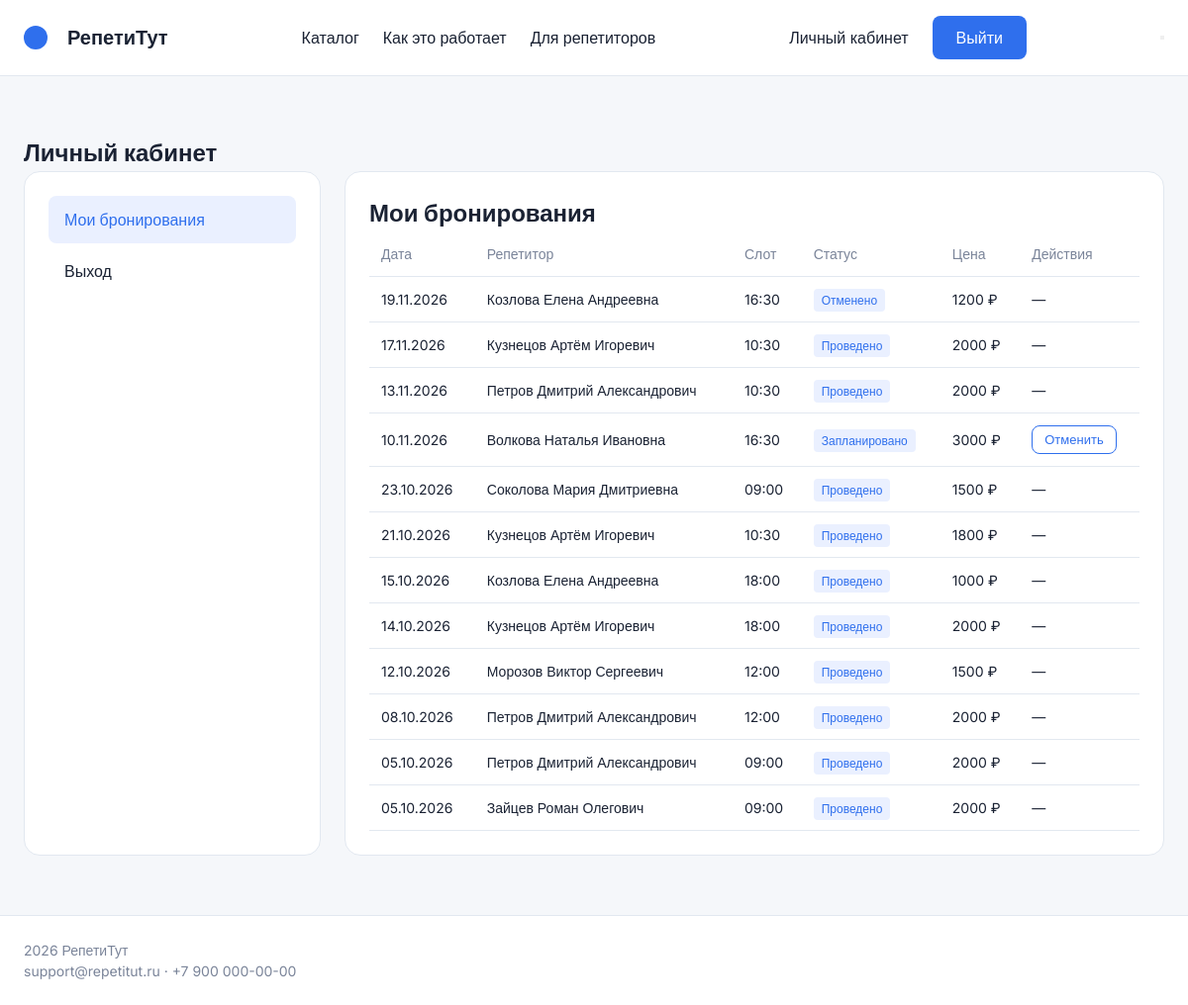
The page /cabinet/ (signed in) on the database as committed earlier.
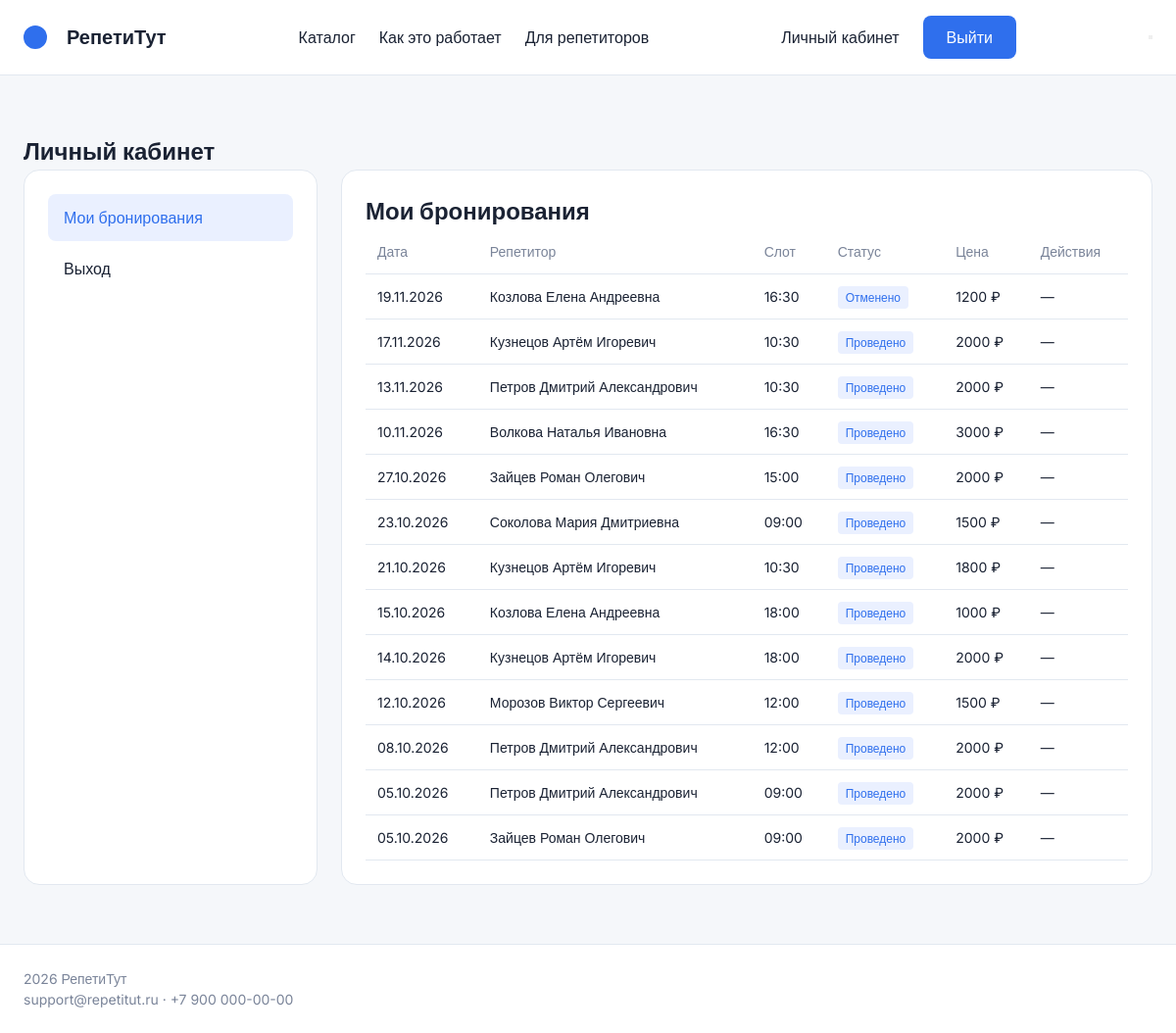
The same page on the database as committed later.
### app/models.py (models this page shows, shortened)
class Lesson(models.Model):
    slot = models.OneToOneField(LessonSlot, on_delete=models.PROTECT, related_name="lesson", verbose_name="Слот")
    client = models.ForeignKey(Client, on_delete=models.PROTECT, related_name="lessons", verbose_name="Клиент")
    subject = models.ForeignKey(Subject, on_delete=models.PROTECT, related_name="lessons", verbose_name="Предмет")
    package = models.ForeignKey(LessonPackage, on_delete=models.SET_NULL, null=True, blank=True, verbose_name="Оплачено пакетом")
    price = models.DecimalField(verbose_name="Стоимость занятия", max_digits=8, decimal_places=2)
    status = models.CharField(verbose_name="Статус занятия", max_length=10, default="planned", choices=[("planned", "Запланировано"), ("completed", "Проведено"), ("cancelled", "Отменено")])
    comment = models.TextField(verbose_name="Комментарий", blank=True, default="")
    class Meta:
        verbose_name = "Занятие"
        verbose_name_plural = "Занятия"
        ordering = ['-id']
        constraints = [
            db_check(Q(price__gt=0), "app_lesson_price_positive"),
        ]

class LessonSlot(models.Model):
    tutor = models.ForeignKey(Tutor, on_delete=models.CASCADE, related_name="slots", verbose_name="Репетитор")
    date = models.DateField(verbose_name="Дата")
    start_time = models.TimeField(verbose_name="Начало")
    end_time = models.TimeField(verbose_name="Окончание")
    status = models.CharField(verbose_name="Статус окна", max_length=10, default="free", choices=[("free", "Свободно"), ("booked", "Забронировано"), ("blocked", "Заблокировано")])
    class Meta:
        verbose_name = "Слот в расписании"
        verbose_name_plural = "Слоты в расписании"
        ordering = ['-date', 'start_time']
        constraints = [
            db_check(Q(start_time__lt=F("end_time")), "app_slot_time_valid"),
            models.UniqueConstraint(fields=['tutor', 'date', 'start_time'], name="app_slot_unique_tutor_datetime"),
        ]

class Tutor(models.Model):
    user = models.OneToOneField(User, on_delete=models.CASCADE, related_name="tutor_profile", null=True, blank=True)
    full_name = models.CharField(verbose_name="ФИО", max_length=150)
    email = models.EmailField(verbose_name="Электронная почта", max_length=100, unique=True)
    phone = models.CharField(verbose_name="Телефон", max_length=20)
    experience_years = models.PositiveSmallIntegerField(verbose_name="Опыт (лет)", default=1)
    rating = models.FloatField(verbose_name="Рейтинг", default=4.0)
    is_active = models.BooleanField(verbose_name="Активен", default=True)
    class Meta:
        verbose_name = "Репетитор"
        verbose_name_plural = "Репетиторы"
        ordering = ['full_name']
        constraints = [
            db_check(Q(rating__gte=1.0, rating__lte=5.0), "app_tutor_rating_range"),
        ]

### app/views.py (the view)
# urls.py: path('cabinet/', views.cabinet, name='cabinet'),
@login_required
def cabinet(request):
    try:
        client = request.user.client_profile
        lessons = Lesson.objects.filter(client=client).select_related('slot__tutor', 'subject').order_by('-slot__date')
    except Client.DoesNotExist:
        lessons = []
    context = {'lessons': lessons}
    return render(request, 'app/cabinet.html', context)

### app/templates/app/cabinet.html (shortened to what this page needs)
{% extends 'app/base.html' %}
{% block content %}
<section class="catalog-section">
    <div class="container">
        <h1 class="page-title">Личный кабинет</h1>
        <div class="cabinet-layout">
            <aside class="cabinet-sidebar">
                <a href="#" class="cabinet-nav-item active">Мои бронирования</a>
                <a href="{% url 'app:logout' %}" class="cabinet-nav-item">Выход</a>
            </aside>
            <div class="cabinet-content">
                <div class="card-section">
                    <h2>Мои бронирования</h2>
                    <table class="bookings-table">
                        <thead>
                            <tr>
                                <th>Дата</th>
                                <th>Репетитор</th>
                                <th>Слот</th>
                                <th>Статус</th>
                                <th>Цена</th>
                                <th>Действия</th>
                            </tr>
                        </thead>
                        <tbody>
                            {% for lesson in lessons %}
                            <tr>
                                <td>{{ lesson.slot.date|date:"d.m.Y" }}</td>
                                <td>{{ lesson.slot.tutor.full_name }}</td>
                                <td>{{ lesson.slot.start_time|time:"H:i" }}</td>
                                <td>
                                    <span class="status-badge status-{{ lesson.status }}">
                                        {{ lesson.get_status_display }}
                                    </span>
                                </td>
                                <td>{{ lesson.price|floatformat:0 }} ₽</td>
                                <td>
                                    {% if lesson.status == 'planned' %}
                                        <button type="button" class="btn-outline btn-cancel" data-id="{{ lesson.id }}">Отменить</button>
                                    {% else %}
                                        —
                                    {% endif %}
                                </td>
                            </tr>
                            {% empty %}
                            <tr>
                                <td colspan="6" class="text-center">У вас пока нет бронирований.</td>
                            </tr>
                            {% endfor %}
                        </tbody>
                    </table>
                </div>
            </div>
        </div>
    </div>
</section>
{% endblock %}

### app/templates/app/base.html (shortened to what this page needs)
{% load static %}
<!DOCTYPE html>
<html lang="ru">
<head>
    <link rel="stylesheet" href="{% static 'css/style.css' %}">
</head>
<body>
    <header class="header">
        <div class="container header-container">
            <a href="{% url 'app:index' %}" class="logo">
                 РепетиТут
            </a>
            <nav class="nav">
                <a href="{% url 'app:catalog' %}">Каталог</a>
                <a href="{% url 'app:how_it_works' %}">Как это работает</a>
                <a href="#">Для репетиторов</a>
            </nav>
            <div class="auth-buttons">
                {% if user.is_authenticated %}
                    <a href="{% url 'app:cabinet' %}" class="btn-login">Личный кабинет</a>
                    <a href="{% url 'app:logout' %}" class="btn-register">Выйти</a>
                {% else %}
                    <a href="{% url 'app:login' %}" class="btn-login">Войти</a>
                    <a href="#" class="btn-register">Регистрация</a>
                {% endif %}
            </div>
            <button class="burger-menu" type="button" aria-label="Меню">
            </button>
        </div>
    </header>
    <main>
        {% block content %}{% endblock %}
    </main>
    <footer class="footer">
        <div class="container footer-container">
            <p>2026 РепетиТут</p>
            <p>support@repetitut.ru · +7 900 000-00-00</p>
        </div>
    </footer>
</body>
</html>

### app/static/css/style.css (style rules this page uses)
:root { --p: #2F6FED; --t: #1A2233; --m: #7A8499; --b: #F5F7FA; --w: #FFFFFF; --br: #E2E8F0; --bg: #EAF0FF; }
* { margin: 0; padding: 0; box-sizing: border-box; }
body { font-family: 'Inter', sans-serif; background: var(--b); color: var(--t); line-height: 1.5; }
a { text-decoration: none; color: inherit; }
.container { max-width: 1280px; margin: 0 auto; padding: 0 24px; }
.header { background: var(--w); border-bottom: 1px solid var(--br); padding: 16px 0; position: sticky; top: 0; z-index: 100; }
.header-container, .nav, .auth-buttons, .hero-container, .stats-container, .catalog-layout, .tutor-detail-layout, .booking-layout, .cabinet-layout { display: flex; gap: 24px; }
.nav, .auth-buttons { align-items: center; }
.header-container, .stats-container, .footer-container { justify-content: space-between; align-items: center; }
.logo { display: flex; align-items: center; gap: 10px; font-weight: 700; font-size: 20px; }
.logo::before { content: ""; width: 24px; height: 24px; background: var(--p); border-radius: 50%; }
.nav a { font-weight: 500; }
.btn, .btn-primary, .btn-register, .btn-outline { padding: 10px 24px; border-radius: 8px; font-weight: 500; text-align: center; cursor: pointer; border: none; display: inline-block; }
.btn-primary, .btn-register { background: var(--p); color: var(--w); }
.hero, .catalog-section { padding: 60px 0; }
.subtitle, .tutor-desc, .price, .breadcrumbs, .benefits-list, .footer-container { color: var(--m); font-size: 14px; }
.tutor-card, .card-section, .filters-sidebar, .booking-summary, .auth-card, .cabinet-sidebar { background: var(--w); border: 1px solid var(--br); border-radius: 16px; padding: 24px; }
.filters-sidebar, .tutor-sidebar, .booking-summary, .cabinet-sidebar { width: 300px; flex-shrink: 0; }
.catalog-content, .tutor-main-info, .booking-form-area, .cabinet-content { flex: 1; }
.cabinet-nav-item { display: block; padding: 12px 16px; border-radius: 8px; margin-bottom: 4px; font-weight: 500; }
.cabinet-nav-item.active { background: var(--bg); color: var(--p); }
.bookings-table { width: 100%; border-collapse: collapse; font-size: 14px; }
.bookings-table th, .bookings-table td { padding: 12px; text-align: left; border-bottom: 1px solid var(--br); }
.bookings-table th { color: var(--m); font-weight: 500; }
.status-badge { padding: 4px 8px; border-radius: 4px; font-size: 12px; font-weight: 500; background: var(--bg); color: var(--p); }
.footer { background: var(--w); border-top: 1px solid var(--br); padding: 24px 0; margin-top: auto; flex-shrink: 0; }

Rows that differ between the two databases and show on the page:
changed Lesson "Волкова Наталья Ивановна": status "Запланировано" → "Проведено"; status "Отменить" → "—"
now on this page (row edited): Lesson: slot "27.10.2026", slot.tutor.full_name "Зайцев Роман Олегович", slot.start_time "15:00", status "Проведено", price "2000"
